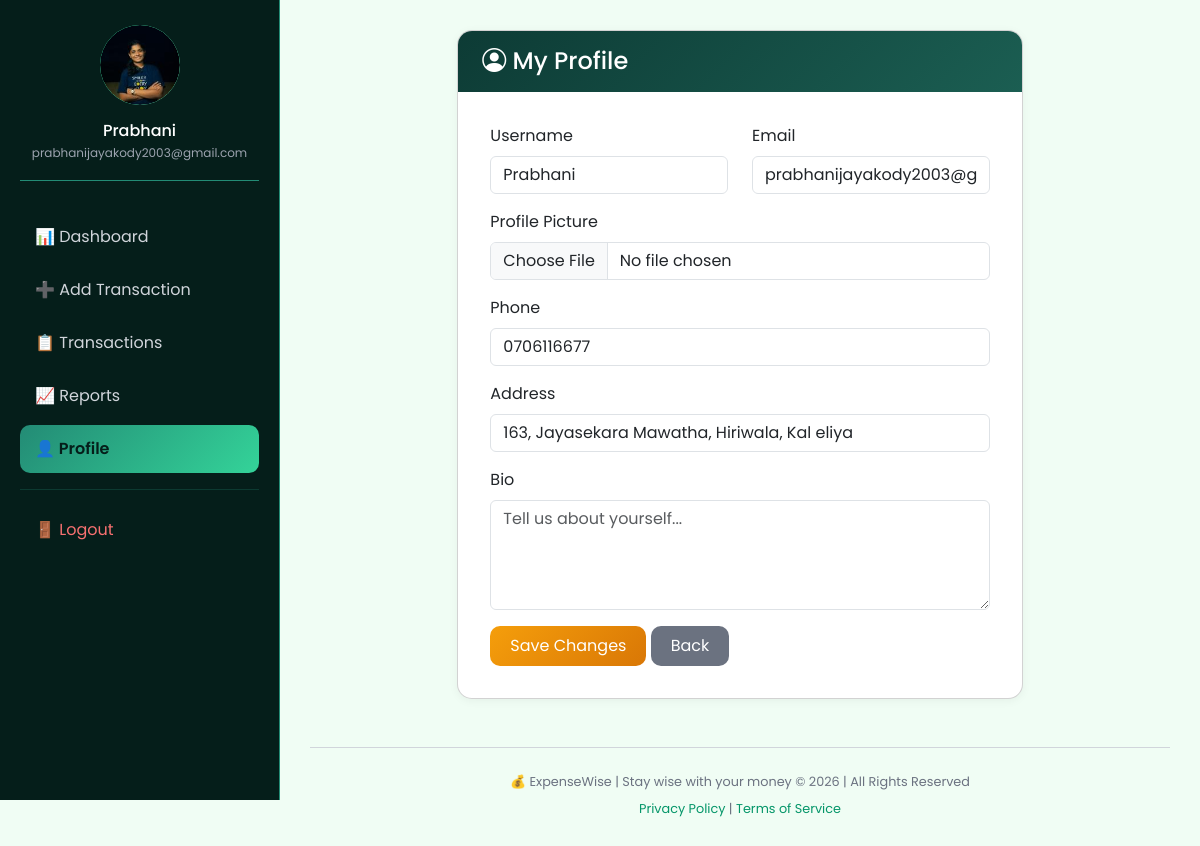
Page /profile/ (signed in) on the committed database.
### accounts/models.py (models this page shows, shortened)
class Profile(models.Model):
    user = models.OneToOneField(User, on_delete=models.CASCADE)
    profile_picture = models.ImageField(
        default='default.jpg',
        upload_to='profile_pics',
        null=True,
        blank=True
    )
    bio = models.TextField(max_length=500, blank=True, default='')
    phone = models.CharField(max_length=15, blank=True, default='')
    address = models.CharField(max_length=200, blank=True, default='')

### accounts/views.py (the view)
# urls.py: path('profile/', views.profile_view, name='profile'),
@login_required
def profile_view(request):
    if request.method == 'POST':
        u_form = UserUpdateForm(request.POST, instance=request.user)
        p_form = ProfileUpdateForm(request.POST, request.FILES, instance=request.user.profile)
        if u_form.is_valid() and p_form.is_valid():
            u_form.save()
            p_form.save()
            messages.success(request, '✅ Your profile has been updated!')
            return redirect('profile')
        else:
            messages.error(request, 'Please correct the errors below.')
    else:
        u_form = UserUpdateForm(instance=request.user)
        p_form = ProfileUpdateForm(instance=request.user.profile)
    context = {
        'u_form': u_form,
        'p_form': p_form,
    }
    return render(request, 'accounts/profile.html', context)

### accounts/forms.py
class UserUpdateForm(forms.ModelForm):
    email = forms.EmailField(
        widget=forms.EmailInput(attrs={'class': 'form-control'})
    )
    class Meta:
        model = User
        fields = ['username', 'email']
    def __init__(self, *args, **kwargs):
        super().__init__(*args, **kwargs)
        self.fields['username'].widget.attrs.update({'class': 'form-control'})
        self.fields['email'].widget.attrs.update({'class': 'form-control'})

class ProfileUpdateForm(forms.ModelForm):
    class Meta:
        model = Profile
        fields = ['profile_picture', 'phone', 'address', 'bio']
        widgets = {
            'phone': forms.TextInput(attrs={
                'class': 'form-control',
                'placeholder': '+94 XX XXX XXXX'
            }),
            'address': forms.TextInput(attrs={
                'class': 'form-control',
                'placeholder': 'Your address'
            }),
            'bio': forms.Textarea(attrs={
                'class': 'form-control',
                'rows': 4,
                'placeholder': 'Tell us about yourself...'
            }),
            'profile_picture': forms.FileInput(attrs={
                'class': 'form-control',
                'accept': 'image/*'
            }),
        }

### accounts/templates/accounts/profile.html (shortened to what this page needs)
{% extends 'side_bar.html' %}
{% block dashboard_content %}
<div class="row justify-content-center">
    <div class="col-md-8">
        <div class="card">
            <div class="card-header">
                <h4 class="mb-0"><i class="bi bi-person-circle"></i> My Profile</h4>
            </div>
            <div class="card-body" style="padding: 2rem;">
                <form method="POST" enctype="multipart/form-data">
                    <div class="row">
                        <div class="col-md-6 mb-3">
                            <label class="form-label">Username</label>
                            {{ u_form.username }}
                        </div>
                        <div class="col-md-6 mb-3">
                            <label class="form-label">Email</label>
                            {{ u_form.email }}
                        </div>
                    </div>
                    <div class="mb-3">
                        <label class="form-label">Profile Picture</label>
                        {{ p_form.profile_picture }}
                    </div>
                    <div class="mb-3">
                        <label class="form-label">Phone</label>
                        {{ p_form.phone }}
                    </div>
                    <div class="mb-3">
                        <label class="form-label">Address</label>
                        {{ p_form.address }}
                    </div>
                    <div class="mb-3">
                        <label class="form-label">Bio</label>
                        {{ p_form.bio }}
                    </div>
                    <button type="submit" class="btn btn-primary">Save Changes</button>
                    <a href="{% url 'dashboard' %}" class="btn btn-primary" style="background: #6B7280;">Back</a>
                </form>
            </div>
        </div>
    </div>
</div>
{% endblock %}

### templates/side_bar.html (shortened to what this page needs)
<!DOCTYPE html>
<html lang="en">
<head>
    <link href="https://cdn.jsdelivr.net/npm/bootstrap@5.3.0-alpha1/dist/css/bootstrap.min.css" rel="stylesheet">
    <link rel="stylesheet" href="https://cdn.jsdelivr.net/npm/bootstrap-icons@1.11.1/font/bootstrap-icons.css">
</head>
<body>
    <div class="sidebar">
        <div class="sidebar-header" onclick="location.href='{% url 'profile' %}'">
            <div class="avatar">
            {% if user.profile.profile_picture and user.profile.profile_picture.name != 'default.jpg' %}
                <img src="{{ user.profile.profile_picture.url }}" alt="Profile">
            {% else %}
                <i class="bi bi-person-circle"></i>
            {% endif %}
            </div>
            <h5>{{ user.username }}</h5>
            <small>{{ user.email }}</small>
        </div>
        <a href="{% url 'dashboard' %}" class="{% if request.resolver_match.url_name == 'dashboard' %}active{% endif %}">
            📊 Dashboard
        </a>
        <a href="{% url 'add_transaction' %}" class="{% if request.resolver_match.url_name == 'add_transaction' %}active{% endif %}">
            ➕ Add Transaction
        </a>
        <a href="{% url 'transaction_list' %}" class="{% if request.resolver_match.url_name == 'transaction_list' %}active{% endif %}">
            📋 Transactions
        </a>
        <a href="{% url 'reports' %}" class="{% if request.resolver_match.url_name == 'reports' %}active{% endif %}">
            📈 Reports
        </a>
        <a href="{% url 'profile' %}" class="{% if request.resolver_match.url_name == 'profile' %}active{% endif %}">
            👤 Profile
        </a>
        <hr>
        <a href="{% url 'logout' %}" class="logout-btn">🚪 Logout</a>
    </div>
    <div class="main-content">
        {% block dashboard_content %}
        {% endblock %}
        <div class="footer">
            <p>💰 ExpenseWise | Stay wise with your money © 2026 | All Rights Reserved</p>
            <p>
                <a href="#">Privacy Policy</a> | <a href="#">Terms of Service</a>
            </p>
        </div>
    </div>
</body>
</html>

### templates/side_bar.html (style rules this page uses)
* { margin: 0; padding: 0; box-sizing: border-box; }
body { font-family: 'Poppins', sans-serif; background: #F0FDF4; min-height: 100vh; }
.sidebar { width: 280px; min-height: 100vh; background: #051E1A; padding: 25px 20px; position: fixed; top: 0; left: 0; border-right: 1px solid #238B75; overflow-y: auto; }
.sidebar-header { text-align: center; margin-bottom: 2rem; padding-bottom: 1rem; border-bottom: 1px solid #238B75; cursor: pointer; }
.avatar { width: 80px; height: 80px; margin: 0 auto 1rem; border-radius: 50%; overflow: hidden; transition: all 0.3s; background: linear-gradient(135deg, #34D399, #6EE7B7); display: flex; align-items: center; justify-content: center; }
.avatar img { width: 100%; height: 100%; object-fit: cover; border-radius: 50%; }
.sidebar h5 { color: white; margin-bottom: 0; font-size: 1rem; }
.sidebar small { color: #9CA3AF; font-size: 0.75rem; }
.sidebar hr { margin: 1rem 0; background: #238B75; height: 1px; border: none; }
.sidebar a { display: flex; align-items: center; gap: 12px; color: #D1D5DB; text-decoration: none; padding: 12px 15px; border-radius: 10px; margin-bottom: 5px; transition: all 0.3s; }
.sidebar a.active { background: linear-gradient(135deg, #238B75, #34D399); color: #051E1A; font-weight: 600; }
.logout-btn { color: #F87171 !important; }
.main-content { margin-left: 280px; padding: 30px; min-height: 100vh; }
.card { background: white; border-radius: 15px; overflow: hidden; box-shadow: 0 2px 10px rgba(0,0,0,0.05); }
.card-header { background: linear-gradient(135deg, #0D3B35, #1B5E52); color: white; padding: 1rem 1.5rem; border: none; }
.btn-primary { background: linear-gradient(135deg, #F59E0B, #D97706); border: none; padding: 8px 20px; border-radius: 10px; color: white; text-decoration: none; display: inline-block; }
.footer { margin-top: 3rem; padding-top: 1.5rem; border-top: 1px solid #D1D5DB; text-align: center; }
.footer p { color: #6B7280; font-size: 0.8rem; margin-bottom: 0.5rem; }
.footer a { color: #059669; text-decoration: none; font-size: 0.8rem; }

### rows in the picture
Profile: phone "0706116677", address "163, Jayasekara Mawatha, Hiriwala, Kal eliya"

### other values in the picture
{{ user.username }} "Prabhani"
{{ user.email }} "prabhanijayakody2003@gmail.com"
